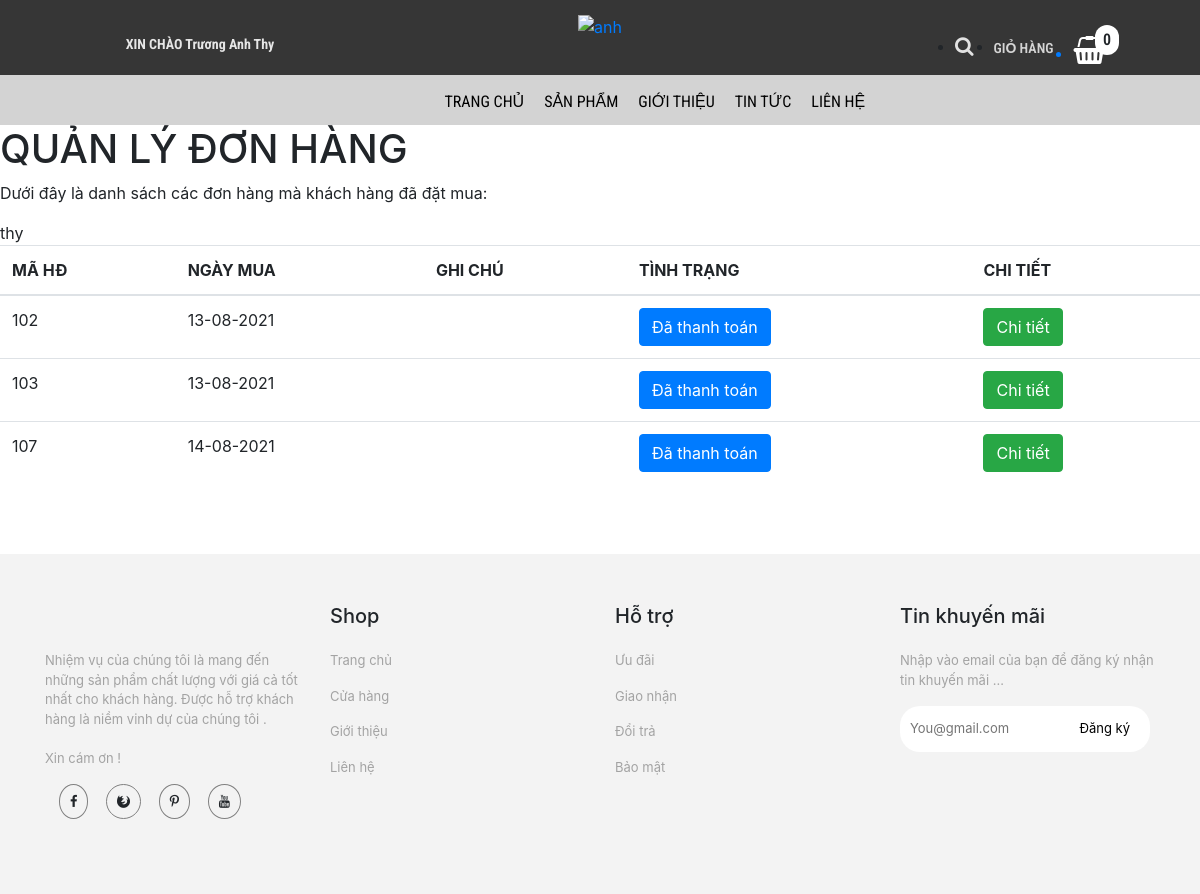
/trang-chinh/lichsu.php (signed in), run on the app's committed database.
### tables this page shows
CREATE TABLE `hoa_don` (
  `ma_hd` int(11) NOT NULL,
  `ngay_mua` varchar(20) NOT NULL,
  `ghi_chu` varchar(50) NOT NULL,
  `tinh_trang` varchar(20) NOT NULL DEFAULT '0',
  `ma_kh` varchar(50) NOT NULL
);

### trang-chinh/dao/pdo.php (called while the page is built, shortened)
<?php
    function pdo_get_connection(){
        $pdo = new PDO("mysql:host=localhost;dbname=bigshoes",'root','');
        $pdo->setAttribute(PDO::ATTR_ERRMODE, PDO::ERRMODE_EXCEPTION);
        return $pdo;
    }
    function pdo_query($sql){
        $sql_args = array_slice(func_get_args(),1);
        try{
            $conn = pdo_get_connection();
            $stmt = $conn ->prepare($sql);
            $stmt -> execute($sql_args);
            $rows = $stmt -> fetchAll();
            return $rows;
        }catch(PDOException $e){
            throw $e;
        }finally{
            unset($conn);
        }
    }
    ?>

### trang-chinh/dao/hoa-don.php (called while the page is built, shortened)
<?php
    require_once ('pdo.php');
    function hoa_don_select_by_makh($ma_kh){
        $sql = "SELECT * FROM hoa_don WHERE ma_kh=?";
        return pdo_query($sql,$ma_kh);
    }
?>

### trang-chinh/lichsu.php (the view, shortened to what this page needs)
<!DOCTYPE html>
<html lang="en">
<head>
    <link rel="stylesheet" href="https://maxcdn.bootstrapcdn.com/bootstrap/4.0.0/css/bootstrap.min.css">
    <link rel="stylesheet" href="../../bigshoes/css/lien-he/products.css">
    <link rel="stylesheet" href="../../bigshoes/css/chi-tiet-sp/products.css">
    <link rel="stylesheet" href="../../bigshoes/css/chi-tiet-sp/plugin/css/owl.carousel.min.css">
    <link rel="stylesheet" href="../../bigshoes/css/chi-tiet-sp/plugin/css/owl.theme.default.min.css">
    <link rel="stylesheet" href="https://cdnjs.cloudflare.com/ajax/libs/font-awesome/4.7.0/css/font-awesome.min.css">
</head>
<body>
    <div class="container-fluid">
        <div class="row">
            <div class="col-md-4" style="background-color: rgb(54, 54, 54);text-align: center">
                <div class="login">
                  <?php
                    if(!isset($_SESSION['user'])){
                  ?>
                  <a href="../../bigshoes/tai-khoan/dang-nhap.php"><p><strong>ĐĂNG NHẬP / ĐĂNG KÍ</strong></p></a>
                    <?php }else{ ?>
                  <a href="../../bigshoes/tai-khoan/thong-tin-tk.php"><p><strong>XIN CHÀO <?=$_SESSION['user']['ho_ten']?></strong></p></a>
                  <?php } ?>
                </div>
            </div>
            <div class="col-md-4" style="background-color: rgb(54, 54, 54);text-align: center">
                <div class="logo">
                <a href="index.php"><img src="https://scontent.fsgn13-1.fna.fbcdn.net/v/t1.6435-9/181150315_102201648705132_5894264111956944146_n.png?_nc_cat=100&ccb=1-5&_nc_sid=09cbfe&_nc_ohc=QFhQphCXzRAAX-d1fir&_nc_ht=scontent.fsgn13-1.fna&oh=9bdbefb8aa7738430f4cf22e51cefca8&oe=613BD03A" alt="anh"></a>
                </div>
            </div>
            <div class="col-md-4" style="background-color: rgb(54, 54, 54);text-align: center">
                <div class="giohang" style = "position: reletive;">
                    <?php
                            $sll = 0;
                        ?>
                    <span style = "position: absolute;padding:3px 8px;background-color:#fff;border-radius:50px;left:295px;top:25px;" ><?=$sll?></span>
                <ul>
                        <li><i class="fa fa-search" style="font-size:20px;color:rgb(226, 226, 226)"></i></li>
                        <li><p style="color: rgb(212, 212, 212);font-size: 14px;">GIỎ HÀNG</p></li>
                       <a href="danh-sach-gio-hang.php"><li><i class="fa fa-shopping-basket" style="font-size:28px;color:rgb(255, 255, 255)"></i></li></a>
                    </ul>
                </div>
            </div>
        </div>
    </div>
    <div class="container-fluid">
        <div class="row">
            <div class="col-md-12" style="background-color: rgb(211, 211, 211);">
                <div class="nav">
                    <ul>
                        <li><a href="index.php">TRANG CHỦ</a></li>
                        <li><a href="danh-sach-sp.php">SẢN PHẨM</a></li>
                            <li><a href="gioi-thieu.php">GIỚI THIỆU</a></li>
                            <li><a href="tin-tuc.php">TIN TỨC</a></li>
                            <li><a href="lien-he.php">LIÊN HỆ</a></li>
                    </ul>
                </div>
            </div>
        </div>
    </div>
        <div id="page-wrapper">
		  <div class="header">
                        <div class="page-header">
                            <h1>QUẢN LÝ ĐƠN HÀNG</h1>
                            <p>Dưới đây là danh sách các đơn hàng mà khách hàng đã đặt mua: </p>
                            <?php
                                require_once ('../trang-chinh/dao/hoa-don.php');
                                extract($_REQUEST);
                                $ma_kh= $_SESSION['user']['ma_kh'];
                                echo $ma_kh;
                                $items = hoa_don_select_by_makh($ma_kh);
                            ?>
                            <table class="table table-hover">
                                <thead>
                                  <tr>
                                    <th>MÃ HĐ</th>
                                    <th>NGÀY MUA</th>
                                    <th>GHI CHÚ</th>
                                    <th>TÌNH TRẠNG</th>
                                    <th>CHI TIẾT</th>
                                  </tr>
                                </thead>
                                <tbody>
                                <?php foreach($items as $item){
                                     extract($item);
                                    ?>
                                  <tr>
                                    <td><?=$ma_hd?></td>
                                    <td><?=$ngay_mua?></td>
                                    <td><?=$ghi_chu?></td>
                                    <td>
                                        <a href="chinhsuadon.php?ma_hd=<?=$ma_hd?>">
                                        <?php
                                            if($tinh_trang == 0){
                                                echo '<button class="btn btn-warning name="thanh_toan">';
                                                echo "Chưa thanh toán";
                                            }
                                            else if($tinh_trang == 1){
                                                echo '<button class="btn btn-primary name="thanh_toan">';
                                                echo "Đã thanh toán ";
                                            }
                                            else   {
                                                echo '<button class="btn btn-danger name ="thanh_toan">';
                                                echo "Hủy";
                                            }
                                        ?>
                                        </button></a>
                                    </td>
                                    <td><a href="lichsu-chitiet.php?ma_hd=<?=$ma_hd?>&ma_kh=<?=$ma_kh?>"><button class="btn btn-success">Chi tiết</button></a></td>
                                  </tr>
                                <?php } ?>
                                </tbody>
                              </table>
                        </div>
		</div>
            </div>
    <div class="container-fluid now2" style="margin-top: 70px;">
        <div class="row">
            <div class="container" style="margin-top: 50px;">
                <div class="row">
                    <div class="col-md-3">
                        <div class="fo">
                        </div>
                    </div>
                    <div class="col-md-3">
                        <div class="fo">
                            <h5>Shop</h5>
                        </div>
                    </div>
                    <div class="col-md-3">
                        <h5>Hỗ trợ</h5>
                    </div>
                    <div class="col-md-3">
                        <h5>Tin khuyến mãi</h5>
                    </div>
                </div>
                <div class="row" style="margin-top: 0px;">
                    <div class="col-md-3">
                        <div class="fo">
                            <ul>
                                <li>
                                    <p>
                                    Nhiệm vụ của chúng tôi là mang đến những sản phẩm chất lượng với giá cả tốt nhất cho khách hàng. Được hỗ trợ khách hàng là niềm vinh dự của chúng tôi . <br><br>
                                    Xin cám ơn !
                                </p>
                                </li>
                                <li><i class="fa fa-facebook "></i>
                                    <i class="fa fa-firefox"></i>
                                    <i class="fa fa-pinterest-p"></i>
                                    <i class="fa fa-youtube"></i>
                                </li>
                            </ul>
                        </div>
                    </div>
                    <div class="col-md-3">
                        <div class="fo">
                            <ul>
                                <li>
                                    <p>Trang chủ</p>
                                </li>
                                <li>
                                    <p>Cửa hàng</p>
                                </li>
                                <li>
                                    <p>Giới thiệu</p>
                                </li>
                                <li>
                                    <p>Liên hệ</p>
                                </li>
                            </ul>
                        </div>
                    </div>
                    <div class="col-md-3">
                        <div class="fo">
                            <ul>
                                <li>
                                    <p>Ưu đãi</p>
                                </li>
                                <li>
                                    <p>Giao nhận</p>
                                </li>
                                <li>
                                    <p>Đổi trả</p>
                                </li>
                                <li>
                                    <p>Bảo mật</p>
                                </li>
                            </ul>
                        </div>
                    </div>
                    <div class="col-md-3">
                        <div class="fo">
                            <ul>
                                <li>
                                    <p>Nhập vào email của bạn để đăng ký nhận tin khuyến mãi ...</p>
                                </li>
                                <li>
                                    <input type="text" placeholder="You@gmail.com">
                                    <a href="#">Đăng ký</a>
                                </li>
                            </ul>
                        </div>
                    </div>
                </div>
            </div>
        </div>
</body>
</html>

### css/lien-he/products.css (style rules this page uses)
* { margin: 0px; padding: 0px; box-sizing: border-box; }
.login p { margin-top: 34px; color: rgb(230, 230, 230); font-size: 14px; font-family: 'Roboto Condensed', sans-serif; }
.logo { padding: 13px; }
.logo img { width: 61px; }
.nav { position: relative; width: 100%; height: 50px; background-color: rgb(211, 211, 211); font-family: 'Roboto Condensed', sans-serif; }
.nav ul { position: absolute; top: 0; left: 31.5%; }
.nav ul li { float: left; list-style: none; margin-left: 20px; font-family: 'Roboto Condensed', sans-serif; font-size: 16px; margin-top: 15px; }
.giohang { font-weight: 600; margin-left: 120px; font-family: 'Roboto Condensed', sans-serif; }
.giohang ul li { float: left; margin-left: 20px; margin-top: 20px; }
.fo ul li { margin-top: 15px; list-style: none; font-size: 13px; }
.fo ul li i { margin-left: 14px; border: solid 1px gray; padding: 10px; border-radius: 100%; }
.fo ul li p { color: rgb(163, 163, 163); }
.fo ul li input { padding: 13px 10px; width: 250px; border: none; border-radius: 20px; }
.fo ul li a { position: absolute; top: 83px; right: 40px; color: black; }
.now2 { width: 100%; height: 340px; background-color: rgb(243, 243, 243); position: relative; }

### css/chi-tiet-sp/products.css (style rules this page uses)
* { margin: 0px; padding: 0px; box-sizing: border-box; }
.login p { margin-top: 34px; color: rgb(230, 230, 230); font-size: 14px; font-family: "Roboto Condensed", sans-serif; }
.logo { padding: 13px; }
.logo img { width: 61px; }
.nav { position: relative; width: 100%; height: 50px; background-color: rgb(211, 211, 211); font-family: "Roboto Condensed", sans-serif; }
.nav ul { position: absolute; top: 0; left: 35%; }
.nav ul li { float: left; list-style: none; margin-left: 20px; font-family: "Roboto Condensed", sans-serif; font-size: 16px; margin-top: 15px; }
.nav ul li a { text-decoration: none; color: black; }
.giohang { font-weight: 600; margin-left: 120px; font-family: "Roboto Condensed", sans-serif; }
.giohang ul li { float: left; margin-left: 20px; margin-top: 20px; }
.fo ul li { margin-top: 15px; list-style: none; font-size: 13px; }
.fo ul li i { margin-left: 14px; border: solid 1px gray; padding: 10px; border-radius: 100%; }
.fo ul li p { color: rgb(163, 163, 163); }
.fo ul li input { padding: 13px 10px; width: 250px; border: none; border-radius: 20px; }
.fo ul li a { position: absolute; top: 83px; right: 40px; color: black; }
.now2 { width: 100%; height: 340px; background-color: rgb(243, 243, 243); position: relative; }

### data on the page
hoa_don: ma_hd "102", ngay_mua "13-08-2021", tinh_trang "Đã thanh toán"
hoa_don: ma_hd "103", ngay_mua "13-08-2021", tinh_trang "Đã thanh toán"
hoa_don: ma_hd "107", ngay_mua "14-08-2021", tinh_trang "Đã thanh toán"

### other printed values
$_SESSION['user']['ho_ten'] "Trương Anh Thy"
$sll "0"
$ma_kh "thy"
